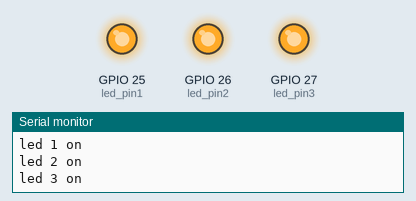
This sketch was run on a simulated ESP32. Shown: output pins drawn as LEDs (lit = HIGH), the last lines printed to the serial monitor.

Above: at 0.1 s.
At 0.3 s:
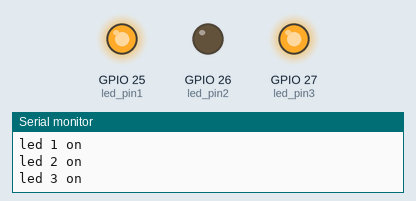
At 0.7 s:
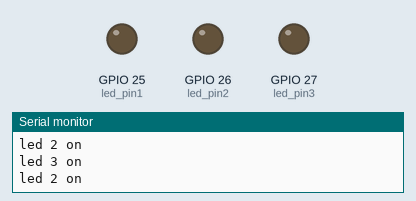
At 1.3 s:
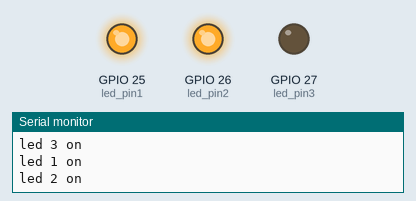
At 1.9 s:
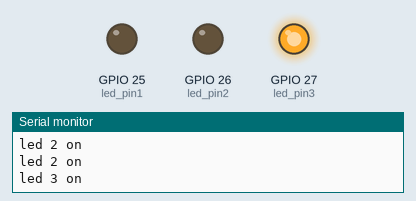
At 2.3 s:
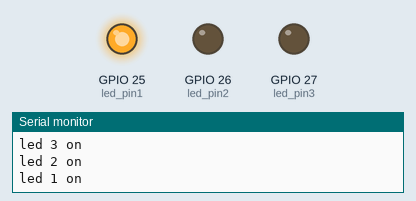
Timing chart, 0 to 3.0 s (numbered marks = the images above):
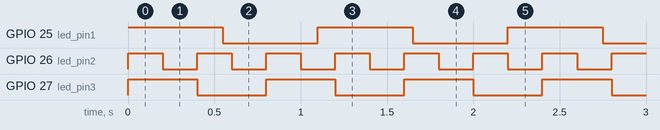

The sketch:

RTOS.ino
```cpp
#if CONFIG_FREERTOS_UNICORE
static const BaseType_t app_cpu = 0;
#else
static const BaseType_t app_cpu = 1;
#endif

//pins
//static const int led_pin = 27;
static const int led_pin1 = 25;
static const int led_pin2 = 26;
static const int led_pin3 = 27;

/*task
void toggleLED(void *parameter)
{
  while(1)
  {
    digitalWrite(led_pin, 1);
    vTaskDelay(500 / portTICK_PERIOD_MS);
    digitalWrite(led_pin, 0);
    vTaskDelay(500 / portTICK_PERIOD_MS);
  }
}
*/

void toggleLED_1(void *parameter)
{
  while(1)
  {

    digitalWrite(led_pin1, 1);
    {
      Serial.println("led 1 on");
    }
    vTaskDelay(550 / portTICK_PERIOD_MS);
    digitalWrite(led_pin1, 0);
    vTaskDelay(550 / portTICK_PERIOD_MS);
  }
}

void toggleLED_2(void *parameter)
{
  while(1)
  {
    digitalWrite(led_pin2, 1);
    {
      Serial.println("led 2 on");
    }
    vTaskDelay(200 / portTICK_PERIOD_MS);
    digitalWrite(led_pin2, 0);
    vTaskDelay(200 / portTICK_PERIOD_MS);
  }
}

void toggleLED_3(void *parameter)
{
  while(1)
  {
    digitalWrite(led_pin3, 1);
    {
      Serial.println("led 3 on");
    }
    vTaskDelay(400 / portTICK_PERIOD_MS);
    digitalWrite(led_pin3, 0);
    vTaskDelay(400 / portTICK_PERIOD_MS);
  }
}


void setup()
{
  Serial.begin(115200);
  pinMode(led_pin1, OUTPUT);
  pinMode(led_pin2, OUTPUT);
  pinMode(led_pin3, OUTPUT);

  xTaskCreatePinnedToCore(     //use xTaskCreate in vanilla RTOS
               toggleLED_1,      //function to be called
               "Toggle LED 1",   //name of stack
               1024,           //stack size
               NULL,           //Parameter to pass function
               1,              //task priority
               NULL,           //task handler
               app_cpu);       //run on one core for demo purpose

  xTaskCreatePinnedToCore(     //use xTaskCreate in vanilla RTOS
               toggleLED_2,      //function to be called
               "Toggle LED 2",   //name of stack
               1024,           //stack size
               NULL,           //Parameter to pass function
               1,              //task priority
               NULL,           //task handler
               app_cpu);       //run on one core for demo purpose

  xTaskCreatePinnedToCore(     //use xTaskCreate in vanilla RTOS
               toggleLED_3,      //function to be called
               "Toggle LED 3",   //name of stack
               1024,           //stack size
               NULL,           //Parameter to pass function
               1,              //task priority
               NULL,           //task handler
               app_cpu);       //run on one core for demo purpose


}

void loop()
{

}
```

Measured:
- by itself, GPIO 25 (led_pin1): alternates HIGH for 0.55 s and LOW for 0.55 s
- by itself, GPIO 26 (led_pin2): alternates HIGH for 0.20 s and LOW for 0.20 s
- by itself, GPIO 27 (led_pin3): alternates HIGH for 0.40 s and LOW for 0.40 s
